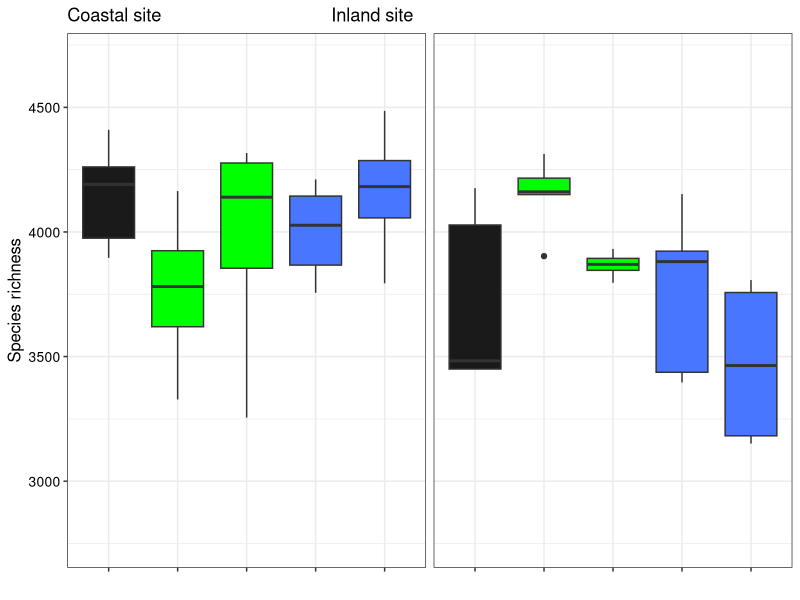
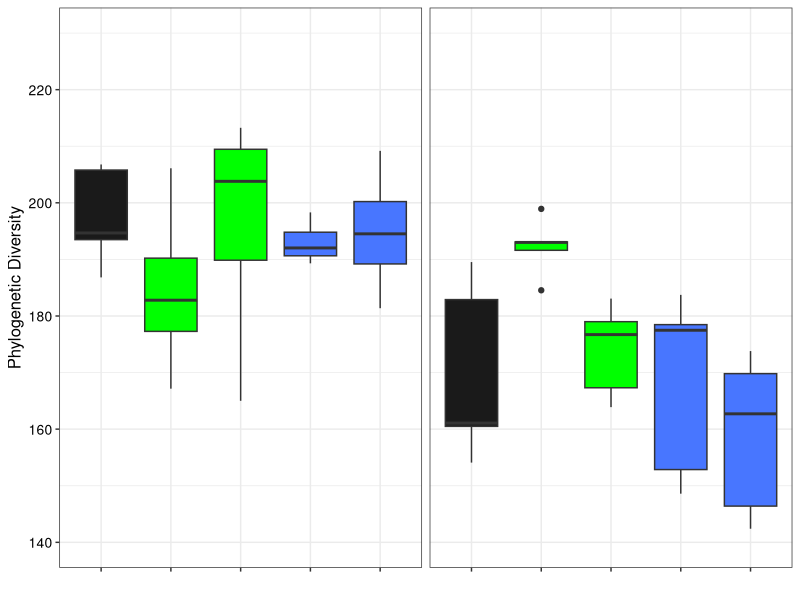
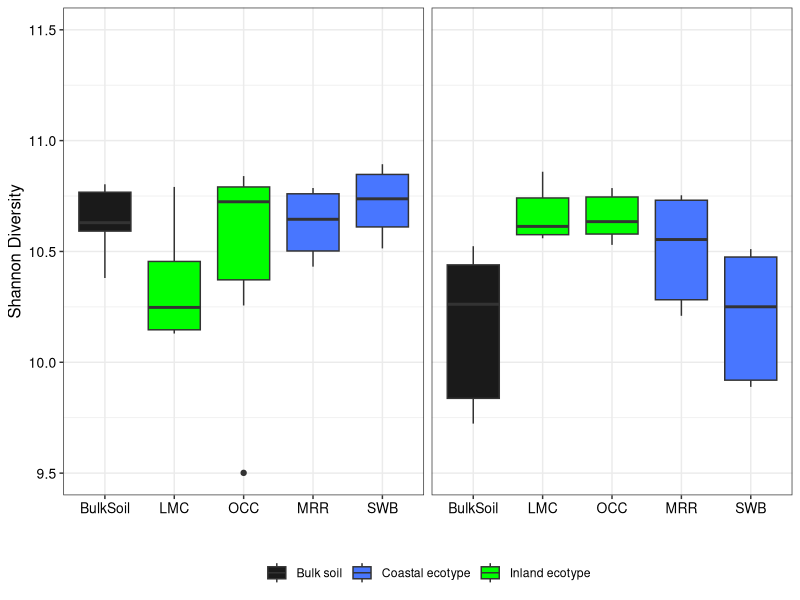
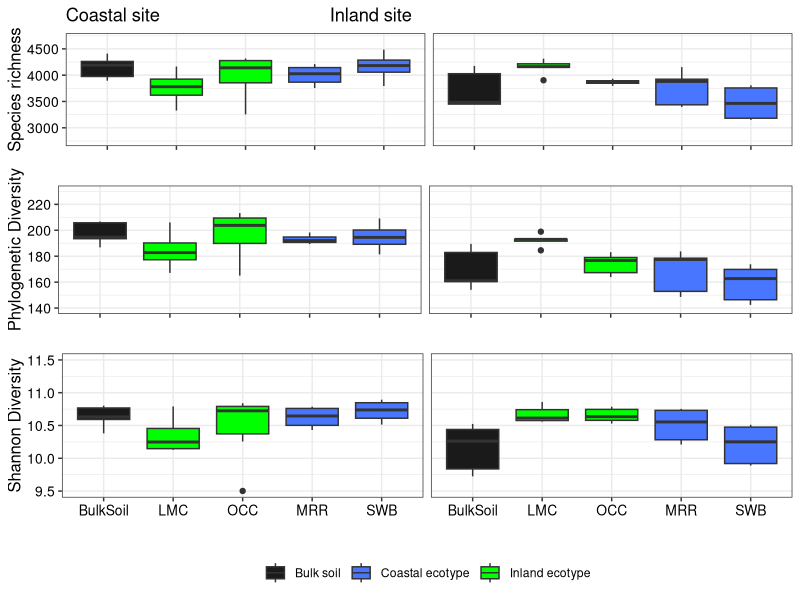
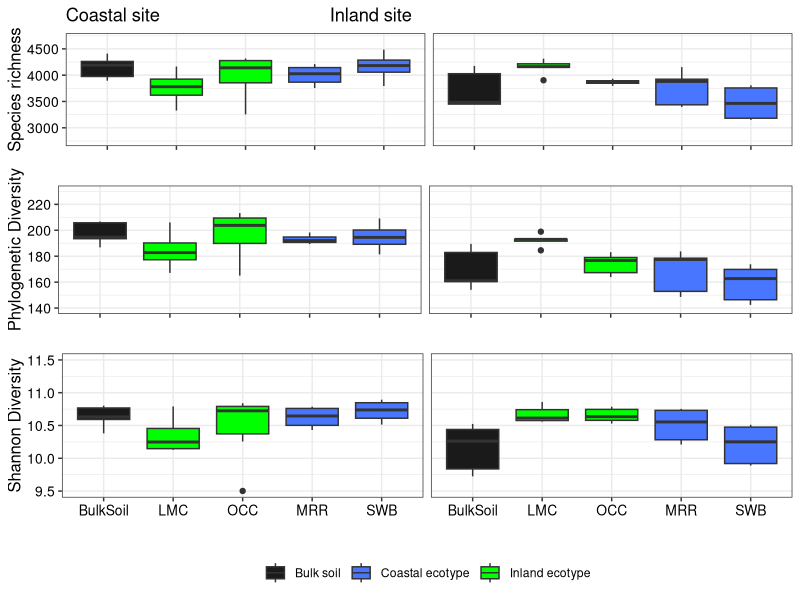

Recreate these plots in R, in order. (Note: this script raises an error after producing the figures.)
## Plots and statistics: alpha diversity

library(ggplot2)
library(reshape2)

#import otu table (remove "#Constructed from biom file " from first line before importing).
mim_otu<-read.table("zotu_table_forR.txt", row.names=1, header=T)
#calculate richness (number of OTUs) in each sample
richness <-as.data.frame(colSums(mim_otu != 0))
colnames(richness)<-c("Richness")
richness<- data.frame(names = row.names(richness), richness)

#load metadata
#remove "#" from first line before importing
#remove "BarcodeSequence" column before importing.
#remove "LinkerPrimerSequence" column before importing.
mim_envir<-read.table("Mimulus_metadata_FULL.txt", header=T, sep='\t', row.names=1)

#Verify that rows are in same order, then combine tables.
row.names(richness)
row.names(mim_envir)
mim_diversity<-cbind(mim_envir,richness)

#format alpha diversity values as numeric
mim_diversity$PD_whole_tree_alpha<-as.numeric(mim_envir$PD_whole_tree_alpha)
mim_diversity$shannon_alpha<-as.numeric(mim_envir$shannon_alpha)
mim_diversity$Richness<-as.numeric(mim_diversity$Richness)

mim_diversity$Ecotype<- ifelse(mim_diversity$SampleType =="Bulk Soil", paste("Bulk soil"), paste(mim_diversity$Origin," ","ecotype"))

#Retain only data of interest
mim_diversity_richness <- subset(mim_diversity, select=c("Genotype", "Ecotype","Origin", "Site_planted","Richness"))
#reshape the data
mim_diversity_richness_m<-melt(mim_diversity_richness)
mim_diversity_richness_m$Genotype <- factor(mim_diversity_richness_m$Genotype,levels = c('BulkSoil','LMC','OCC','MRR','SWB'),ordered = TRUE)

#plot the data
Rich<-ggplot(mim_diversity_richness_m, aes(Genotype, value, fill=Ecotype))+
  facet_grid(.~Site_planted)+
  theme_bw()+
  ylab("Species richness")+
  ylim(2750,4700)+
  scale_fill_manual(values=c("gray10","royalblue1","green"))+
  geom_boxplot()+
  theme(axis.text=element_text(size=10, colour="black"), axis.title=element_text(size=12, colour="black"), strip.text = element_text(size = 12),axis.text.x=element_blank(),legend.position="none")+
  xlab("")+
  ggtitle("Coastal site                                  Inland site")+
  theme(strip.background = element_blank(),strip.text.x = element_blank())
Rich

#Retain only data of interest
mim_diversity_PD <- subset(mim_diversity, select=c("Genotype", "Ecotype","Origin", "Site_planted","PD_whole_tree_alpha"))
#reshape the data
mim_diversity_PD_m<-melt(mim_diversity_PD)
mim_diversity_PD_m$Genotype <- factor(mim_diversity_PD_m$Genotype,levels = c('BulkSoil','LMC','OCC','MRR','SWB'),ordered = TRUE)

#plot the data
PD<-ggplot(mim_diversity_PD_m, aes(Genotype, value, fill=Ecotype))+
  facet_grid(.~Site_planted)+
  theme_bw()+
  ylab("Phylogenetic Diversity")+
  ylim(140,230)+
  scale_fill_manual(values=c("gray10","royalblue1","green"))+
  geom_boxplot()+
  theme(axis.text=element_text(size=10, colour="black"), axis.title=element_text(size=12, colour="black"), strip.text = element_text(size = 12),axis.text.x=element_blank(),legend.position="none")+
  xlab("")+
  theme(strip.background = element_blank(),strip.text.x = element_blank())
PD

#Retain only data of interest
mim_diversity_Shannon <- subset(mim_diversity, select=c("Genotype", "Ecotype","Origin", "Site_planted","shannon_alpha"))
#reshape the data
mim_diversity_Shannon_m<-melt(mim_diversity_Shannon)
mim_diversity_Shannon_m$Genotype <- factor(mim_diversity_Shannon_m$Genotype,levels = c('BulkSoil','LMC','OCC','MRR','SWB'),ordered = TRUE)

#plot the data
Shannon<-ggplot(mim_diversity_Shannon_m, aes(Genotype, value, fill=Ecotype))+
  facet_grid(.~Site_planted)+
  theme_bw()+
  ylab("Shannon Diversity")+
  scale_fill_manual(labels=c("Bulk soil","Coastal ecotype","Inland ecotype"),values=c("gray10","royalblue1","green"))+
  ylim(9.5, 11.5)+
  geom_boxplot()+
  theme(axis.text=element_text(size=10, colour="black"), axis.title=element_text(size=12, colour="black"), strip.text = element_text(size = 12),legend.position="bottom")+
  xlab("")+
  theme(strip.background = element_blank(),strip.text.x = element_blank())+
  #guides(fill=guide_legend(nrow=2,byrow=TRUE))+
  theme(legend.title=element_blank())
Shannon

library(cowplot)
Fig2<-plot_grid(Rich,PD,Shannon,nrow=3, rel_heights =  c(1.75,1.65,2.5))
Fig2
ggsave("Figure2.tiff",Fig2,width=6,height=6, units="in",dpi=300)



mim_diversity_CoastalSite <- subset(mim_diversity, Site_planted =="Coastal")

###Coastal site, comparing bulk soil and inland ecotype
mim_diversity_CoastalSite_InlandandBulk <- subset(mim_diversity_CoastalSite, Origin=="Inland"|Rhizo_Bulk=="Bulk")
t.test(Richness~Rhizo_Bulk, paired=FALSE, var.equal = TRUE, data=mim_diversity_CoastalSite_InlandandBulk)
wilcox.test(Richness~Rhizo_Bulk, data=mim_diversity_CoastalSite_InlandandBulk)
t.test(PD_whole_tree_alpha~Rhizo_Bulk,paired=FALSE, var.equal = TRUE, data=mim_diversity_CoastalSite_InlandandBulk)
wilcox.test(PD_whole_tree_alpha~Rhizo_Bulk,data=mim_diversity_CoastalSite_InlandandBulk)
t.test(shannon_alpha~Rhizo_Bulk,paired=FALSE, var.equal = TRUE, data=mim_diversity_CoastalSite_InlandandBulk)
wilcox.test(shannon_alpha~Rhizo_Bulk,data=mim_diversity_CoastalSite_InlandandBulk)


###Coastal site, comparing bulk soil and coastal ecotype
mim_diversity_CoastalSite_CoastalandBulk <- subset(mim_diversity_CoastalSite, Origin=="Coastal"|Rhizo_Bulk=="Bulk")
t.test(Richness~Rhizo_Bulk, paired=FALSE, var.equal = TRUE, data=mim_diversity_CoastalSite_CoastalandBulk)
kruskal.test(Richness~Rhizo_Bulk, data=mim_diversity_CoastalSite_CoastalandBulk)
t.test(PD_whole_tree_alpha~Rhizo_Bulk,paired=FALSE, var.equal = TRUE, data=mim_diversity_CoastalSite_CoastalandBulk)
wilcox.test(PD_whole_tree_alpha~Rhizo_Bulk,data=mim_diversity_CoastalSite_CoastalandBulk)
t.test(shannon_alpha~Rhizo_Bulk,paired=FALSE, var.equal = TRUE, data=mim_diversity_CoastalSite_CoastalandBulk)
wilcox.test(shannon_alpha~Rhizo_Bulk,data=mim_diversity_CoastalSite_CoastalandBulk)



mim_diversity_InlandSite <- subset(mim_diversity, Site_planted =="Inland")

###Inland site, comparing bulk soil and inland ecotype
mim_diversity_InlandSite_InlandandBulk <- subset(mim_diversity_InlandSite, Origin=="Inland"|Rhizo_Bulk=="Bulk")
t.test(Richness~Rhizo_Bulk, paired=FALSE, var.equal = TRUE, data=mim_diversity_InlandSite_InlandandBulk)
kruskal.test(Richness~Rhizo_Bulk, data=mim_diversity_InlandSite_InlandandBulk)
t.test(PD_whole_tree_alpha~Rhizo_Bulk,paired=FALSE, var.equal = TRUE, data=mim_diversity_InlandSite_InlandandBulk)
wilcox.test(PD_whole_tree_alpha~Rhizo_Bulk,data=mim_diversity_InlandSite_InlandandBulk)
t.test(shannon_alpha~Rhizo_Bulk,paired=FALSE, var.equal = TRUE, data=mim_diversity_InlandSite_InlandandBulk)
wilcox.test(shannon_alpha~Rhizo_Bulk,data=mim_diversity_InlandSite_InlandandBulk)


###Inland site, comparing bulk soil and coastal ecotype
mim_diversity_InlandSite_CoastalandBulk <- subset(mim_diversity_InlandSite, Origin=="Coastal"|Rhizo_Bulk=="Bulk")
t.test(Richness~Rhizo_Bulk, paired=FALSE, var.equal = TRUE, data=mim_diversity_InlandSite_CoastalandBulk)
kruskal.test(Richness~Rhizo_Bulk, data=mim_diversity_InlandSite_CoastalandBulk)
t.test(PD_whole_tree_alpha~Rhizo_Bulk,paired=FALSE, var.equal = TRUE, data=mim_diversity_InlandSite_CoastalandBulk)
wilcox.test(PD_whole_tree_alpha~Rhizo_Bulk,data=mim_diversity_InlandSite_CoastalandBulk)
t.test(shannon_alpha~Rhizo_Bulk,paired=FALSE, var.equal = TRUE, data=mim_diversity_InlandSite_CoastalandBulk)
wilcox.test(shannon_alpha~Rhizo_Bulk,data=mim_diversity_InlandSite_CoastalandBulk)





####
#Coastal site, comparing Inland and Coastal Ecotypes
mim_diversity_CoastalSite <- subset(mim_diversity, Site_planted =="Coastal")
mim_diversity_CoastalSite_Rhizosphere <- subset(mim_diversity_CoastalSite, Rhizo_Bulk=="Rhizo")

t.test(Richness~Origin, paired=FALSE, var.equal = TRUE, data=mim_diversity_CoastalSite_Rhizosphere)
kruskal.test(Richness~Origin, data=mim_diversity_CoastalSite_Rhizosphere)
t.test(PD_whole_tree_alpha~Origin,paired=FALSE, var.equal = TRUE, data=mim_diversity_CoastalSite_Rhizosphere)
wilcox.test(PD_whole_tree_alpha~Origin,data=mim_diversity_CoastalSite_Rhizosphere)
t.test(shannon_alpha~Origin,paired=FALSE, var.equal = TRUE, data=mim_diversity_CoastalSite_Rhizosphere)
wilcox.test(shannon_alpha~Origin,data=mim_diversity_CoastalSite_Rhizosphere)


#Inland site, comparing Inland and Coastal Ecotypes
mim_diversity_InlandSite <- subset(mim_diversity, Site_planted =="Inland")
mim_diversity_InlandSite_Rhizosphere <- subset(mim_diversity_InlandSite, Rhizo_Bulk=="Rhizo")

t.test(Richness~Origin, paired=FALSE, var.equal = FALSE, data=mim_diversity_InlandSite_Rhizosphere)
wilcox.test(Richness~Origin, data=mim_diversity_InlandSite_Rhizosphere)
t.test(PD_whole_tree_alpha~Origin,paired=FALSE, var.equal = TRUE, data=mim_diversity_InlandSite_Rhizosphere)
wilcox.test(PD_whole_tree_alpha~Origin,data=mim_diversity_InlandSite_Rhizosphere)
t.test(shannon_alpha~Origin,paired=FALSE, var.equal = FALSE, data=mim_diversity_InlandSite_Rhizosphere)
wilcox.test(shannon_alpha~Origin,data=mim_diversity_InlandSite_Rhizosphere)


bartlett.test(Richness ~Origin, data=mim_diversity_InlandSite_Rhizosphere)
library(car)
leveneTest(Richness ~Origin, data=mim_diversity_InlandSite_Rhizosphere)

bartlett.test(PD_whole_tree_alpha ~Origin, data=mim_diversity_InlandSite_Rhizosphere)
library(car)
leveneTest(PD_whole_tree_alpha ~Origin, data=mim_diversity_InlandSite_Rhizosphere)

bartlett.test(shannon_alpha ~Origin, data=mim_diversity_InlandSite_Rhizosphere)
library(car)
leveneTest(shannon_alpha ~Origin, data=mim_diversity_InlandSite_Rhizosphere)
